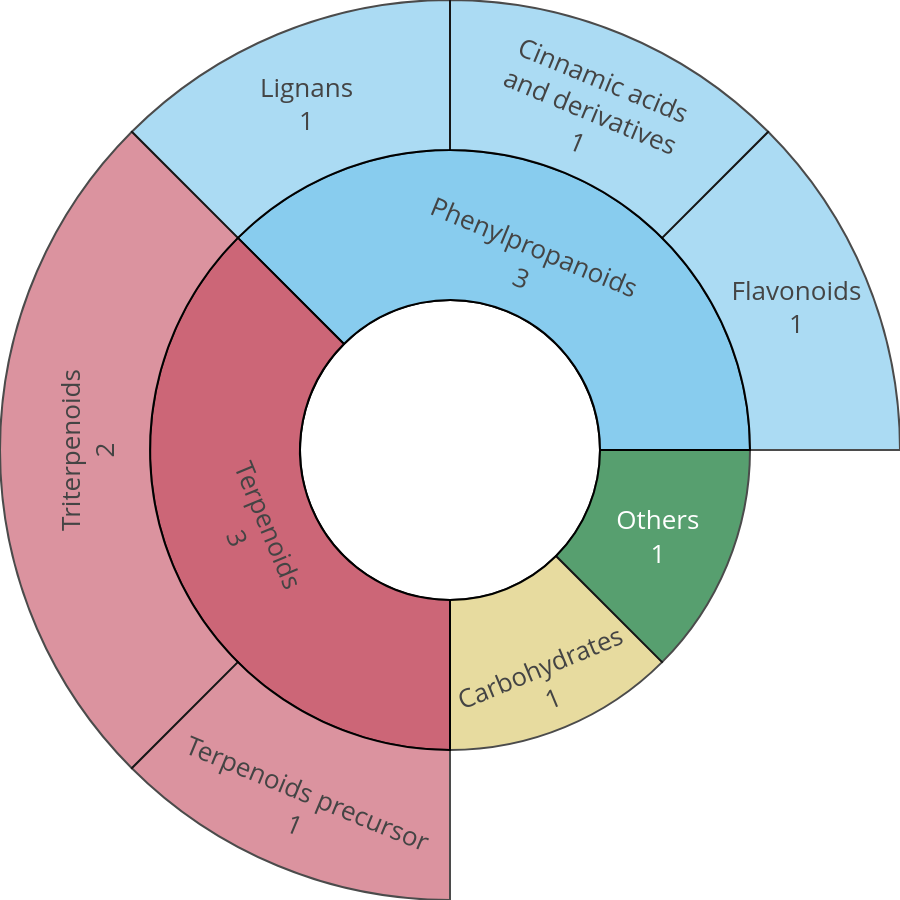

The code cell stored with this chart in its notebook:
### Markdown cell above
## Lemon HLB vs control

### Code cell
labels = [
'Phenylpropanoids',
'Terpenoids',
'Carbohydrates',
'Others',
'Flavonoids',
'Cinnamic acids<br>and derivatives',
'Lignans',
'Triterpenoids',
'Terpenoids precursor'
]


parents = [
' ',
' ',
' ',
' ',
'Phenylpropanoids',
'Phenylpropanoids',
'Phenylpropanoids',
'Terpenoids',
'Terpenoids'
]


values = [
'3',
'3',
'1',
'1',
'1',
'1',
'1',
'2',
'1'
]


fig =go.Figure(go.Sunburst(
    labels=labels,
    parents=parents,
    values=values,
    branchvalues="total",
    marker=dict(line=dict(color="black", width=2)), # contour noir
    textfont=dict(size=20),
    textinfo="label+value"  # ajouter valeurs
))

fig.update_traces(
    textfont_size=26   # augmente la taille ici
)

# Update layout for tight margin
fig.update_layout(margin = dict(t=0, l=0, r=0, b=0))

fig.update_layout(
    width=900,   # adjust width as needed
    height=900,   # adjust height as needed
    sunburstcolorway=px.colors.qualitative.Safe,
    extendsunburstcolors=True
)

fig.show()

### Figure 1 — Plotly figure (JSON) as saved in the notebook; plotly's stock layout.template omitted (floating-point values rounded to 4 significant figures)
{"data": [{"branchvalues": "total", "labels": ["Phenylpropanoids", "Terpenoids", "Carbohydrates", "Others", "Flavonoids", "Cinnamic acids<br>and derivatives", "Lignans", "Triterpenoids", "Terpenoids precursor"], "marker": {"line": {"color": "black", "width": 2}}, "parents": [" ", " ", " ", " ", "Phenylpropanoids", "Phenylpropanoids", "Phenylpropanoids", "Terpenoids", "Terpenoids"], "textfont": {"size": 26}, "textinfo": "label+value", "type": "sunburst", "values": ["3", "3", "1", "1", "1", "1", "1", "2", "1"]}], "layout": {"extendsunburstcolors": true, "height": 900, "margin": {"b": 0, "l": 0, "r": 0, "t": 0}, "sunburstcolorway": ["rgb(136, 204, 238)", "rgb(204, 102, 119)", "rgb(221, 204, 119)", "rgb(17, 119, 51)", "rgb(51, 34, 136)", "rgb(170, 68, 153)", "rgb(68, 170, 153)", "rgb(153, 153, 51)", "rgb(136, 34, 85)", "rgb(102, 17, 0)", "rgb(136, 136, 136)"], "width": 900}}
